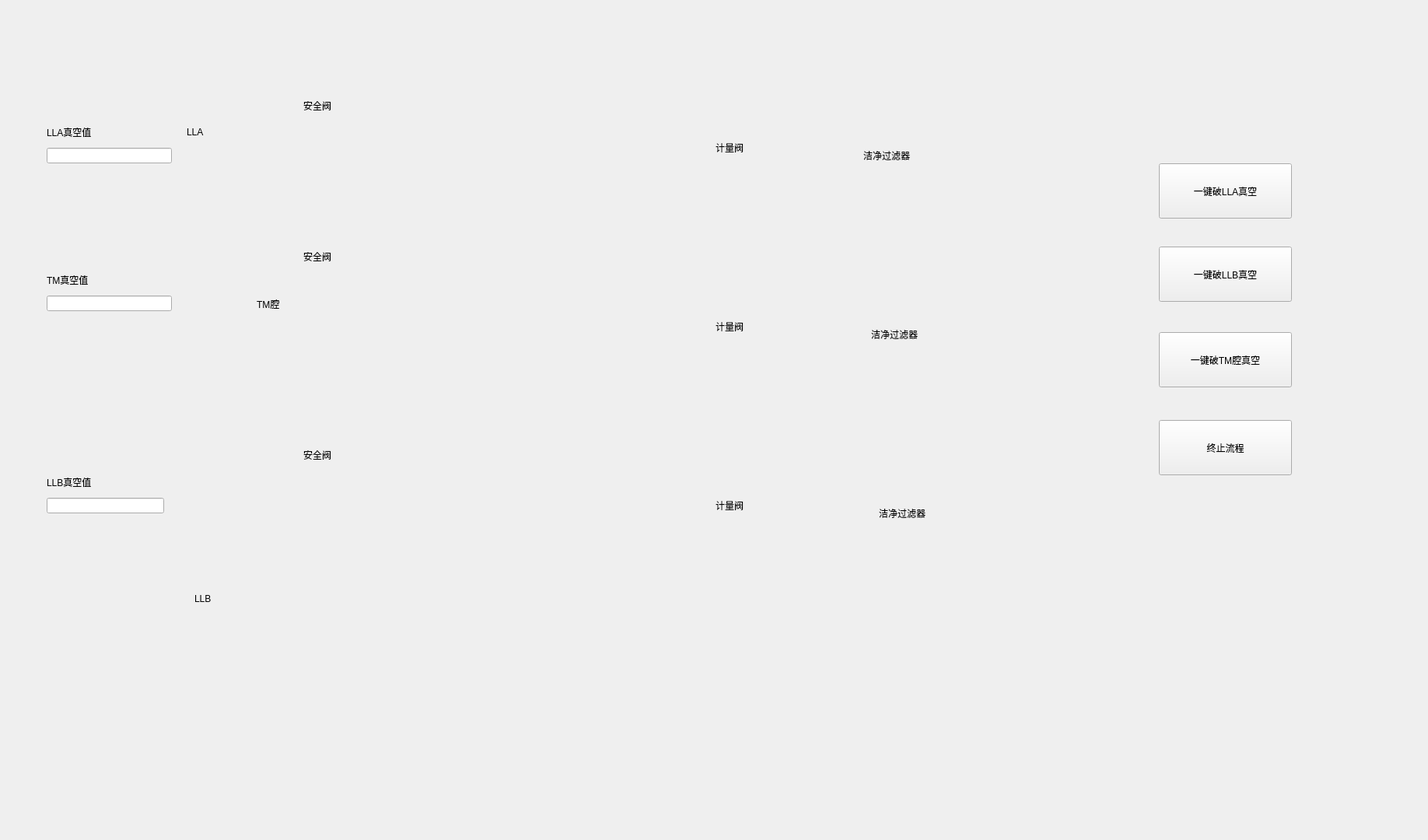
<?xml version="1.0" encoding="UTF-8"?>
<ui version="4.0">
 <class>BreakVacuumSubsystemWidget</class>
 <widget class="QWidget" name="BreakVacuumSubsystemWidget">
  <property name="geometry">
   <rect>
    <x>0</x>
    <y>0</y>
    <width>1836</width>
    <height>1080</height>
   </rect>
  </property>
  <property name="windowTitle">
   <string>Form</string>
  </property>
  <widget class="pipeLineWidget" name="widget_4" native="true">
   <property name="geometry">
    <rect>
     <x>1260</x>
     <y>430</y>
     <width>91</width>
     <height>10</height>
    </rect>
   </property>
   <property name="styleSheet">
    <string notr="true"/>
   </property>
  </widget>
  <widget class="pipeLine90Widget" name="widget_13" native="true">
   <property name="geometry">
    <rect>
     <x>1349</x>
     <y>80</y>
     <width>10</width>
     <height>451</height>
    </rect>
   </property>
  </widget>
  <widget class="AxialPressureGauge" name="widget_5" native="true">
   <property name="geometry">
    <rect>
     <x>1324</x>
     <y>530</y>
     <width>61</width>
     <height>71</height>
    </rect>
   </property>
   <property name="styleSheet">
    <string notr="true"/>
   </property>
  </widget>
  <widget class="ManualDiaphragmValve" name="widget_11" native="true">
   <property name="geometry">
    <rect>
     <x>1312</x>
     <y>670</y>
     <width>61</width>
     <height>71</height>
    </rect>
   </property>
   <property name="styleSheet">
    <string notr="true"/>
   </property>
  </widget>
  <widget class="pipeLine90Widget" name="widget_17" native="true">
   <property name="geometry">
    <rect>
     <x>1350</x>
     <y>600</y>
     <width>10</width>
     <height>71</height>
    </rect>
   </property>
  </widget>
  <widget class="pipeLine90Widget" name="widget_22" native="true">
   <property name="geometry">
    <rect>
     <x>1350</x>
     <y>740</y>
     <width>10</width>
     <height>121</height>
    </rect>
   </property>
  </widget>
  <widget class="pipeLine90Widget" name="widget_25" native="true">
   <property name="geometry">
    <rect>
     <x>1260</x>
     <y>440</y>
     <width>10</width>
     <height>270</height>
    </rect>
   </property>
  </widget>
  <widget class="pipeLine90Widget" name="widget_26" native="true">
   <property name="geometry">
    <rect>
     <x>1260</x>
     <y>300</y>
     <width>10</width>
     <height>130</height>
    </rect>
   </property>
  </widget>
  <widget class="RTWidget" name="widget_27" native="true">
   <property name="geometry">
    <rect>
     <x>1240</x>
     <y>270</y>
     <width>35</width>
     <height>35</height>
    </rect>
   </property>
  </widget>
  <widget class="RBWidget" name="widget_28" native="true">
   <property name="geometry">
    <rect>
     <x>1240</x>
     <y>697</y>
     <width>35</width>
     <height>35</height>
    </rect>
   </property>
  </widget>
  <widget class="pipeLineWidget" name="widget_29" native="true">
   <property name="geometry">
    <rect>
     <x>1179</x>
     <y>272</y>
     <width>71</width>
     <height>10</height>
    </rect>
   </property>
   <property name="styleSheet">
    <string notr="true"/>
   </property>
  </widget>
  <widget class="pipeLineWidget" name="widget_30" native="true">
   <property name="geometry">
    <rect>
     <x>1199</x>
     <y>718</y>
     <width>51</width>
     <height>10</height>
    </rect>
   </property>
   <property name="styleSheet">
    <string notr="true"/>
   </property>
  </widget>
  <widget class="pipeLineWidget" name="widget_31" native="true">
   <property name="geometry">
    <rect>
     <x>1180</x>
     <y>490</y>
     <width>81</width>
     <height>10</height>
    </rect>
   </property>
   <property name="styleSheet">
    <string notr="true"/>
   </property>
  </widget>
  <widget class="CleanFilter" name="widget_32" native="true">
   <property name="geometry">
    <rect>
     <x>1110</x>
     <y>680</y>
     <width>111</width>
     <height>91</height>
    </rect>
   </property>
  </widget>
  <widget class="CleanFilter" name="widget_33" native="true">
   <property name="geometry">
    <rect>
     <x>1090</x>
     <y>450</y>
     <width>111</width>
     <height>91</height>
    </rect>
   </property>
  </widget>
  <widget class="CleanFilter" name="widget_34" native="true">
   <property name="geometry">
    <rect>
     <x>1080</x>
     <y>230</y>
     <width>111</width>
     <height>91</height>
    </rect>
   </property>
  </widget>
  <widget class="pipeLineWidget" name="widget_35" native="true">
   <property name="geometry">
    <rect>
     <x>950</x>
     <y>270</y>
     <width>161</width>
     <height>10</height>
    </rect>
   </property>
   <property name="styleSheet">
    <string notr="true"/>
   </property>
  </widget>
  <widget class="pipeLineWidget" name="widget_36" native="true">
   <property name="geometry">
    <rect>
     <x>950</x>
     <y>490</y>
     <width>171</width>
     <height>10</height>
    </rect>
   </property>
   <property name="styleSheet">
    <string notr="true"/>
   </property>
  </widget>
  <widget class="pipeLineWidget" name="widget_37" native="true">
   <property name="geometry">
    <rect>
     <x>950</x>
     <y>720</y>
     <width>191</width>
     <height>10</height>
    </rect>
   </property>
   <property name="styleSheet">
    <string notr="true"/>
   </property>
  </widget>
  <widget class="MeteringValve" name="widget_llb_nv" native="true">
   <property name="geometry">
    <rect>
     <x>920</x>
     <y>660</y>
     <width>41</width>
     <height>71</height>
    </rect>
   </property>
  </widget>
  <widget class="MeteringValve" name="widget_tm_nv" native="true">
   <property name="geometry">
    <rect>
     <x>920</x>
     <y>430</y>
     <width>41</width>
     <height>71</height>
    </rect>
   </property>
  </widget>
  <widget class="MeteringValve" name="widget_lla_nv" native="true">
   <property name="geometry">
    <rect>
     <x>920</x>
     <y>210</y>
     <width>41</width>
     <height>71</height>
    </rect>
   </property>
  </widget>
  <widget class="pipeLineWidget" name="widget_41" native="true">
   <property name="geometry">
    <rect>
     <x>800</x>
     <y>720</y>
     <width>120</width>
     <height>10</height>
    </rect>
   </property>
   <property name="styleSheet">
    <string notr="true"/>
   </property>
  </widget>
  <widget class="pipeLineWidget" name="widget_42" native="true">
   <property name="geometry">
    <rect>
     <x>800</x>
     <y>490</y>
     <width>120</width>
     <height>10</height>
    </rect>
   </property>
   <property name="styleSheet">
    <string notr="true"/>
   </property>
  </widget>
  <widget class="pipeLineWidget" name="widget_43" native="true">
   <property name="geometry">
    <rect>
     <x>800</x>
     <y>270</y>
     <width>120</width>
     <height>10</height>
    </rect>
   </property>
   <property name="styleSheet">
    <string notr="true"/>
   </property>
  </widget>
  <widget class="SlideValveWidget" name="gmfm_tm" native="true">
   <property name="geometry">
    <rect>
     <x>740</x>
     <y>470</y>
     <width>61</width>
     <height>41</height>
    </rect>
   </property>
  </widget>
  <widget class="pipeLineWidget" name="gmfm_tm_w_1" native="true">
   <property name="geometry">
    <rect>
     <x>340</x>
     <y>490</y>
     <width>401</width>
     <height>10</height>
    </rect>
   </property>
   <property name="styleSheet">
    <string notr="true"/>
   </property>
  </widget>
  <widget class="pipeLine90Widget" name="widget_53" native="true">
   <property name="geometry">
    <rect>
     <x>1050</x>
     <y>619</y>
     <width>10</width>
     <height>111</height>
    </rect>
   </property>
  </widget>
  <widget class="LTWidget" name="widget_54" native="true">
   <property name="geometry">
    <rect>
     <x>630</x>
     <y>598</y>
     <width>35</width>
     <height>35</height>
    </rect>
   </property>
  </widget>
  <widget class="pipeLineWidget" name="widget_55" native="true">
   <property name="geometry">
    <rect>
     <x>800</x>
     <y>602</y>
     <width>241</width>
     <height>10</height>
    </rect>
   </property>
   <property name="styleSheet">
    <string notr="true"/>
   </property>
  </widget>
  <widget class="SlideValveWidget" name="gmfk_llb" native="true">
   <property name="geometry">
    <rect>
     <x>740</x>
     <y>580</y>
     <width>61</width>
     <height>41</height>
    </rect>
   </property>
  </widget>
  <widget class="pipeLineWidget" name="gmfm_llb_w_1" native="true">
   <property name="geometry">
    <rect>
     <x>300</x>
     <y>720</y>
     <width>441</width>
     <height>10</height>
    </rect>
   </property>
   <property name="styleSheet">
    <string notr="true"/>
   </property>
  </widget>
  <widget class="pipeLine90Widget" name="gmfk_llb_h_1" native="true">
   <property name="geometry">
    <rect>
     <x>634</x>
     <y>630</y>
     <width>10</width>
     <height>90</height>
    </rect>
   </property>
  </widget>
  <widget class="SlideValveWidget" name="gmfm_llb" native="true">
   <property name="geometry">
    <rect>
     <x>740</x>
     <y>700</y>
     <width>61</width>
     <height>41</height>
    </rect>
   </property>
  </widget>
  <widget class="RTWidget" name="widget_60" native="true">
   <property name="geometry">
    <rect>
     <x>1030</x>
     <y>600</y>
     <width>35</width>
     <height>35</height>
    </rect>
   </property>
  </widget>
  <widget class="pipeLineWidget" name="gmfk_llb_w_1" native="true">
   <property name="geometry">
    <rect>
     <x>660</x>
     <y>600</y>
     <width>80</width>
     <height>10</height>
    </rect>
   </property>
   <property name="styleSheet">
    <string notr="true"/>
   </property>
  </widget>
  <widget class="pipeLine90Widget" name="widget_62" native="true">
   <property name="geometry">
    <rect>
     <x>1020</x>
     <y>169</y>
     <width>10</width>
     <height>111</height>
    </rect>
   </property>
  </widget>
  <widget class="LTWidget" name="widget_63" native="true">
   <property name="geometry">
    <rect>
     <x>630</x>
     <y>148</y>
     <width>35</width>
     <height>35</height>
    </rect>
   </property>
  </widget>
  <widget class="pipeLineWidget" name="widget_64" native="true">
   <property name="geometry">
    <rect>
     <x>800</x>
     <y>152</y>
     <width>211</width>
     <height>10</height>
    </rect>
   </property>
   <property name="styleSheet">
    <string notr="true"/>
   </property>
  </widget>
  <widget class="SlideValveWidget" name="gmfk_lla" native="true">
   <property name="geometry">
    <rect>
     <x>740</x>
     <y>130</y>
     <width>61</width>
     <height>41</height>
    </rect>
   </property>
  </widget>
  <widget class="pipeLineWidget" name="gmfm_lla_w_1" native="true">
   <property name="geometry">
    <rect>
     <x>300</x>
     <y>270</y>
     <width>441</width>
     <height>10</height>
    </rect>
   </property>
   <property name="styleSheet">
    <string notr="true"/>
   </property>
  </widget>
  <widget class="pipeLine90Widget" name="gmfk_lla_h_1" native="true">
   <property name="geometry">
    <rect>
     <x>634</x>
     <y>180</y>
     <width>10</width>
     <height>90</height>
    </rect>
   </property>
  </widget>
  <widget class="SlideValveWidget" name="gmfm_lla" native="true">
   <property name="geometry">
    <rect>
     <x>740</x>
     <y>250</y>
     <width>61</width>
     <height>41</height>
    </rect>
   </property>
  </widget>
  <widget class="RTWidget" name="widget_69" native="true">
   <property name="geometry">
    <rect>
     <x>1000</x>
     <y>150</y>
     <width>35</width>
     <height>35</height>
    </rect>
   </property>
  </widget>
  <widget class="pipeLineWidget" name="gmfk_lla_w_1" native="true">
   <property name="geometry">
    <rect>
     <x>660</x>
     <y>150</y>
     <width>80</width>
     <height>10</height>
    </rect>
   </property>
   <property name="styleSheet">
    <string notr="true"/>
   </property>
  </widget>
  <widget class="FeedAndDischarge" name="widget_71" native="true">
   <property name="geometry">
    <rect>
     <x>230</x>
     <y>200</y>
     <width>101</width>
     <height>91</height>
    </rect>
   </property>
  </widget>
  <widget class="TMCavity" name="widget_72" native="true">
   <property name="geometry">
    <rect>
     <x>210</x>
     <y>410</y>
     <width>141</width>
     <height>141</height>
    </rect>
   </property>
  </widget>
  <widget class="FeedAndDischarge" name="widget_73" native="true">
   <property name="geometry">
    <rect>
     <x>230</x>
     <y>650</y>
     <width>101</width>
     <height>91</height>
    </rect>
   </property>
  </widget>
  <widget class="SafetyValve" name="widget_74" native="true">
   <property name="geometry">
    <rect>
     <x>390</x>
     <y>610</y>
     <width>41</width>
     <height>101</height>
    </rect>
   </property>
  </widget>
  <widget class="pipeLineWidget" name="widget_75" native="true">
   <property name="geometry">
    <rect>
     <x>130</x>
     <y>720</y>
     <width>141</width>
     <height>10</height>
    </rect>
   </property>
   <property name="styleSheet">
    <string notr="true"/>
   </property>
  </widget>
  <widget class="DigitalPressureOpenMeter" name="widget_76" native="true">
   <property name="geometry">
    <rect>
     <x>70</x>
     <y>675</y>
     <width>71</width>
     <height>111</height>
    </rect>
   </property>
  </widget>
  <widget class="DigitalPressureOpenMeter" name="widget_77" native="true">
   <property name="geometry">
    <rect>
     <x>70</x>
     <y>445</y>
     <width>71</width>
     <height>111</height>
    </rect>
   </property>
  </widget>
  <widget class="pipeLineWidget" name="widget_78" native="true">
   <property name="geometry">
    <rect>
     <x>120</x>
     <y>490</y>
     <width>111</width>
     <height>10</height>
    </rect>
   </property>
   <property name="styleSheet">
    <string notr="true"/>
   </property>
  </widget>
  <widget class="pipeLineWidget" name="widget_79" native="true">
   <property name="geometry">
    <rect>
     <x>130</x>
     <y>270</y>
     <width>141</width>
     <height>10</height>
    </rect>
   </property>
   <property name="styleSheet">
    <string notr="true"/>
   </property>
  </widget>
  <widget class="DigitalPressureOpenMeter" name="widget_80" native="true">
   <property name="geometry">
    <rect>
     <x>70</x>
     <y>225</y>
     <width>71</width>
     <height>111</height>
    </rect>
   </property>
  </widget>
  <widget class="pipeLineWidget" name="widget_81" native="true">
   <property name="geometry">
    <rect>
     <x>303</x>
     <y>670</y>
     <width>91</width>
     <height>10</height>
    </rect>
   </property>
   <property name="styleSheet">
    <string notr="true"/>
   </property>
  </widget>
  <widget class="SafetyValve" name="widget_82" native="true">
   <property name="geometry">
    <rect>
     <x>417</x>
     <y>370</y>
     <width>41</width>
     <height>101</height>
    </rect>
   </property>
  </widget>
  <widget class="pipeLineWidget" name="widget_83" native="true">
   <property name="geometry">
    <rect>
     <x>330</x>
     <y>430</y>
     <width>91</width>
     <height>10</height>
    </rect>
   </property>
   <property name="styleSheet">
    <string notr="true"/>
   </property>
  </widget>
  <widget class="SafetyValve" name="widget_84" native="true">
   <property name="geometry">
    <rect>
     <x>387</x>
     <y>165</y>
     <width>41</width>
     <height>101</height>
    </rect>
   </property>
  </widget>
  <widget class="pipeLineWidget" name="widget_85" native="true">
   <property name="geometry">
    <rect>
     <x>300</x>
     <y>226</y>
     <width>91</width>
     <height>10</height>
    </rect>
   </property>
   <property name="styleSheet">
    <string notr="true"/>
   </property>
  </widget>
  <widget class="pipeLineWidget" name="widget_86" native="true">
   <property name="geometry">
    <rect>
     <x>1360</x>
     <y>110</y>
     <width>61</width>
     <height>10</height>
    </rect>
   </property>
   <property name="styleSheet">
    <string notr="true"/>
   </property>
  </widget>
  <widget class="pipeLineWidget" name="widget_87" native="true">
   <property name="geometry">
    <rect>
     <x>1360</x>
     <y>140</y>
     <width>61</width>
     <height>10</height>
    </rect>
   </property>
   <property name="styleSheet">
    <string notr="true"/>
   </property>
  </widget>
  <widget class="QLabel" name="label">
   <property name="geometry">
    <rect>
     <x>240</x>
     <y>160</y>
     <width>101</width>
     <height>20</height>
    </rect>
   </property>
   <property name="text">
    <string>LLA</string>
   </property>
  </widget>
  <widget class="QLabel" name="label_2">
   <property name="geometry">
    <rect>
     <x>250</x>
     <y>760</y>
     <width>121</width>
     <height>20</height>
    </rect>
   </property>
   <property name="text">
    <string>LLB</string>
   </property>
  </widget>
  <widget class="QLabel" name="label_3">
   <property name="geometry">
    <rect>
     <x>330</x>
     <y>380</y>
     <width>61</width>
     <height>21</height>
    </rect>
   </property>
   <property name="text">
    <string>TM腔</string>
   </property>
  </widget>
  <widget class="QLabel" name="label_4">
   <property name="geometry">
    <rect>
     <x>390</x>
     <y>319</y>
     <width>54</width>
     <height>21</height>
    </rect>
   </property>
   <property name="text">
    <string>安全阀</string>
   </property>
  </widget>
  <widget class="QLabel" name="label_5">
   <property name="geometry">
    <rect>
     <x>390</x>
     <y>120</y>
     <width>61</width>
     <height>31</height>
    </rect>
   </property>
   <property name="text">
    <string>安全阀</string>
   </property>
  </widget>
  <widget class="QLabel" name="label_6">
   <property name="geometry">
    <rect>
     <x>390</x>
     <y>569</y>
     <width>61</width>
     <height>31</height>
    </rect>
   </property>
   <property name="text">
    <string>安全阀</string>
   </property>
  </widget>
  <widget class="QLabel" name="label_13">
   <property name="geometry">
    <rect>
     <x>920</x>
     <y>640</y>
     <width>54</width>
     <height>20</height>
    </rect>
   </property>
   <property name="text">
    <string>计量阀</string>
   </property>
  </widget>
  <widget class="QLabel" name="label_14">
   <property name="geometry">
    <rect>
     <x>920</x>
     <y>410</y>
     <width>54</width>
     <height>20</height>
    </rect>
   </property>
   <property name="text">
    <string>计量阀</string>
   </property>
  </widget>
  <widget class="QLabel" name="label_15">
   <property name="geometry">
    <rect>
     <x>920</x>
     <y>180</y>
     <width>54</width>
     <height>20</height>
    </rect>
   </property>
   <property name="text">
    <string>计量阀</string>
   </property>
  </widget>
  <widget class="QLabel" name="label_16">
   <property name="geometry">
    <rect>
     <x>1120</x>
     <y>420</y>
     <width>91</width>
     <height>20</height>
    </rect>
   </property>
   <property name="text">
    <string>洁净过滤器</string>
   </property>
  </widget>
  <widget class="QLabel" name="label_17">
   <property name="geometry">
    <rect>
     <x>1130</x>
     <y>650</y>
     <width>81</width>
     <height>20</height>
    </rect>
   </property>
   <property name="text">
    <string>洁净过滤器</string>
   </property>
  </widget>
  <widget class="QLabel" name="label_18">
   <property name="geometry">
    <rect>
     <x>1110</x>
     <y>189</y>
     <width>91</width>
     <height>21</height>
    </rect>
   </property>
   <property name="text">
    <string>洁净过滤器</string>
   </property>
  </widget>
  <widget class="QLineEdit" name="tm_cavity_current_vacuum_value_let">
   <property name="geometry">
    <rect>
     <x>60</x>
     <y>380</y>
     <width>161</width>
     <height>20</height>
    </rect>
   </property>
  </widget>
  <widget class="QLabel" name="label_19">
   <property name="geometry">
    <rect>
     <x>60</x>
     <y>350</y>
     <width>81</width>
     <height>20</height>
    </rect>
   </property>
   <property name="text">
    <string>TM真空值</string>
   </property>
  </widget>
  <widget class="QLineEdit" name="llb_current_vacuum_value_let">
   <property name="geometry">
    <rect>
     <x>60</x>
     <y>640</y>
     <width>151</width>
     <height>20</height>
    </rect>
   </property>
  </widget>
  <widget class="QLineEdit" name="lla_current_vacuum_value_let">
   <property name="geometry">
    <rect>
     <x>60</x>
     <y>190</y>
     <width>161</width>
     <height>20</height>
    </rect>
   </property>
  </widget>
  <widget class="QLabel" name="label_20">
   <property name="geometry">
    <rect>
     <x>60</x>
     <y>610</y>
     <width>91</width>
     <height>20</height>
    </rect>
   </property>
   <property name="text">
    <string>LLB真空值</string>
   </property>
  </widget>
  <widget class="QLabel" name="label_21">
   <property name="geometry">
    <rect>
     <x>60</x>
     <y>160</y>
     <width>81</width>
     <height>20</height>
    </rect>
   </property>
   <property name="text">
    <string>LLA真空值</string>
   </property>
  </widget>
  <widget class="pipeLine90Widget" name="tm__lla_door" native="true">
   <property name="geometry">
    <rect>
     <x>270</x>
     <y>290</y>
     <width>10</width>
     <height>121</height>
    </rect>
   </property>
  </widget>
  <widget class="pipeLine90Widget" name="tm__llb_door" native="true">
   <property name="geometry">
    <rect>
     <x>270</x>
     <y>550</y>
     <width>10</width>
     <height>101</height>
    </rect>
   </property>
  </widget>
  <widget class="QPushButton" name="open_tm_cavity_break_vacuum_btn">
   <property name="geometry">
    <rect>
     <x>1490</x>
     <y>427</y>
     <width>171</width>
     <height>71</height>
    </rect>
   </property>
   <property name="minimumSize">
    <size>
     <width>0</width>
     <height>0</height>
    </size>
   </property>
   <property name="text">
    <string>一键破TM腔真空</string>
   </property>
  </widget>
  <widget class="QPushButton" name="open_loadlock2_break_vacuum_btn">
   <property name="geometry">
    <rect>
     <x>1490</x>
     <y>317</y>
     <width>171</width>
     <height>71</height>
    </rect>
   </property>
   <property name="minimumSize">
    <size>
     <width>0</width>
     <height>0</height>
    </size>
   </property>
   <property name="text">
    <string>一键破LLB真空</string>
   </property>
  </widget>
  <widget class="QPushButton" name="open_loadlock1_break_vacuum_btn">
   <property name="geometry">
    <rect>
     <x>1490</x>
     <y>210</y>
     <width>171</width>
     <height>71</height>
    </rect>
   </property>
   <property name="minimumSize">
    <size>
     <width>0</width>
     <height>0</height>
    </size>
   </property>
   <property name="text">
    <string>一键破LLA真空</string>
   </property>
  </widget>
  <widget class="QWidget" name="gridLayoutWidget">
   <property name="geometry">
    <rect>
     <x>740</x>
     <y>80</y>
     <width>151</width>
     <height>31</height>
    </rect>
   </property>
   <layout class="QGridLayout" name="gmfk_lla_layout"/>
  </widget>
  <widget class="QWidget" name="gridLayoutWidget_2">
   <property name="geometry">
    <rect>
     <x>740</x>
     <y>200</y>
     <width>151</width>
     <height>31</height>
    </rect>
   </property>
   <layout class="QGridLayout" name="gmfm_lla_layout"/>
  </widget>
  <widget class="QWidget" name="gridLayoutWidget_4">
   <property name="geometry">
    <rect>
     <x>740</x>
     <y>430</y>
     <width>151</width>
     <height>31</height>
    </rect>
   </property>
   <layout class="QGridLayout" name="gmfm_tm_layout"/>
  </widget>
  <widget class="QWidget" name="gridLayoutWidget_5">
   <property name="geometry">
    <rect>
     <x>740</x>
     <y>540</y>
     <width>151</width>
     <height>31</height>
    </rect>
   </property>
   <layout class="QGridLayout" name="gmfk_llb_layout"/>
  </widget>
  <widget class="QWidget" name="gridLayoutWidget_6">
   <property name="geometry">
    <rect>
     <x>740</x>
     <y>660</y>
     <width>151</width>
     <height>31</height>
    </rect>
   </property>
   <layout class="QGridLayout" name="gmfm_llb_layout"/>
  </widget>
  <widget class="QPushButton" name="abort_process_btn">
   <property name="geometry">
    <rect>
     <x>1490</x>
     <y>540</y>
     <width>171</width>
     <height>71</height>
    </rect>
   </property>
   <property name="text">
    <string>终止流程</string>
   </property>
  </widget>
  <zorder>widget_35</zorder>
  <zorder>widget_36</zorder>
  <zorder>widget_37</zorder>
  <zorder>widget_75</zorder>
  <zorder>gmfm_llb_w_1</zorder>
  <zorder>gmfm_tm_w_1</zorder>
  <zorder>gmfk_lla_w_1</zorder>
  <zorder>gmfk_llb_w_1</zorder>
  <zorder>widget_85</zorder>
  <zorder>widget_83</zorder>
  <zorder>widget_81</zorder>
  <zorder>widget_79</zorder>
  <zorder>widget_78</zorder>
  <zorder>widget_53</zorder>
  <zorder>widget_62</zorder>
  <zorder>gmfk_lla_h_1</zorder>
  <zorder>gmfk_llb_h_1</zorder>
  <zorder>widget_41</zorder>
  <zorder>widget_29</zorder>
  <zorder>widget_31</zorder>
  <zorder>widget_30</zorder>
  <zorder>widget_4</zorder>
  <zorder>widget_13</zorder>
  <zorder>widget_5</zorder>
  <zorder>widget_11</zorder>
  <zorder>widget_17</zorder>
  <zorder>widget_22</zorder>
  <zorder>widget_25</zorder>
  <zorder>widget_26</zorder>
  <zorder>widget_27</zorder>
  <zorder>widget_28</zorder>
  <zorder>widget_32</zorder>
  <zorder>widget_33</zorder>
  <zorder>widget_34</zorder>
  <zorder>widget_llb_nv</zorder>
  <zorder>widget_tm_nv</zorder>
  <zorder>widget_lla_nv</zorder>
  <zorder>widget_42</zorder>
  <zorder>widget_43</zorder>
  <zorder>gmfm_tm</zorder>
  <zorder>widget_54</zorder>
  <zorder>widget_55</zorder>
  <zorder>gmfk_llb</zorder>
  <zorder>gmfm_llb</zorder>
  <zorder>widget_60</zorder>
  <zorder>widget_63</zorder>
  <zorder>widget_64</zorder>
  <zorder>gmfk_lla</zorder>
  <zorder>gmfm_lla_w_1</zorder>
  <zorder>gmfm_lla</zorder>
  <zorder>widget_69</zorder>
  <zorder>widget_71</zorder>
  <zorder>widget_72</zorder>
  <zorder>widget_73</zorder>
  <zorder>widget_74</zorder>
  <zorder>widget_76</zorder>
  <zorder>widget_77</zorder>
  <zorder>widget_80</zorder>
  <zorder>widget_82</zorder>
  <zorder>widget_84</zorder>
  <zorder>widget_86</zorder>
  <zorder>widget_87</zorder>
  <zorder>label</zorder>
  <zorder>label_2</zorder>
  <zorder>label_3</zorder>
  <zorder>label_4</zorder>
  <zorder>label_5</zorder>
  <zorder>label_6</zorder>
  <zorder>label_13</zorder>
  <zorder>label_14</zorder>
  <zorder>label_15</zorder>
  <zorder>label_16</zorder>
  <zorder>label_17</zorder>
  <zorder>label_18</zorder>
  <zorder>tm_cavity_current_vacuum_value_let</zorder>
  <zorder>label_19</zorder>
  <zorder>llb_current_vacuum_value_let</zorder>
  <zorder>lla_current_vacuum_value_let</zorder>
  <zorder>label_20</zorder>
  <zorder>label_21</zorder>
  <zorder>tm__lla_door</zorder>
  <zorder>tm__llb_door</zorder>
  <zorder>open_tm_cavity_break_vacuum_btn</zorder>
  <zorder>open_loadlock2_break_vacuum_btn</zorder>
  <zorder>open_loadlock1_break_vacuum_btn</zorder>
  <zorder>gridLayoutWidget</zorder>
  <zorder>gridLayoutWidget_2</zorder>
  <zorder>gridLayoutWidget_4</zorder>
  <zorder>gridLayoutWidget_5</zorder>
  <zorder>gridLayoutWidget_6</zorder>
  <zorder>abort_process_btn</zorder>
 </widget>
 <customwidgets>
  <customwidget>
   <class>pipeLineWidget</class>
   <extends>QWidget</extends>
   <header location="global">pipelinewidget.h</header>
   <container>1</container>
  </customwidget>
  <customwidget>
   <class>RBWidget</class>
   <extends>QWidget</extends>
   <header location="global">rbwidget.h</header>
   <container>1</container>
  </customwidget>
  <customwidget>
   <class>TMCavity</class>
   <extends>QWidget</extends>
   <header location="global">tmcavity.h</header>
   <container>1</container>
  </customwidget>
  <customwidget>
   <class>pipeLine90Widget</class>
   <extends>QWidget</extends>
   <header location="global">pipeline90widget.h</header>
   <container>1</container>
  </customwidget>
  <customwidget>
   <class>LTWidget</class>
   <extends>QWidget</extends>
   <header location="global">ltwidget.h</header>
   <container>1</container>
  </customwidget>
  <customwidget>
   <class>RTWidget</class>
   <extends>QWidget</extends>
   <header location="global">rtwidget.h</header>
   <container>1</container>
  </customwidget>
  <customwidget>
   <class>SlideValveWidget</class>
   <extends>QWidget</extends>
   <header location="global">slidevalvewidget.h</header>
   <container>1</container>
  </customwidget>
  <customwidget>
   <class>FeedAndDischarge</class>
   <extends>QWidget</extends>
   <header location="global">feedanddischarge.h</header>
   <container>1</container>
  </customwidget>
  <customwidget>
   <class>AxialPressureGauge</class>
   <extends>QWidget</extends>
   <header location="global">axialpressuregauge.h</header>
   <container>1</container>
  </customwidget>
  <customwidget>
   <class>ManualDiaphragmValve</class>
   <extends>QWidget</extends>
   <header location="global">manualdiaphragmvalve.h</header>
   <container>1</container>
  </customwidget>
  <customwidget>
   <class>CleanFilter</class>
   <extends>QWidget</extends>
   <header location="global">cleanfilter.h</header>
   <container>1</container>
  </customwidget>
  <customwidget>
   <class>MeteringValve</class>
   <extends>QWidget</extends>
   <header location="global">meteringvalve.h</header>
   <container>1</container>
  </customwidget>
  <customwidget>
   <class>SafetyValve</class>
   <extends>QWidget</extends>
   <header location="global">safetyvalve.h</header>
   <container>1</container>
  </customwidget>
  <customwidget>
   <class>DigitalPressureOpenMeter</class>
   <extends>QWidget</extends>
   <header location="global">digitalpressureopenmeter.h</header>
   <container>1</container>
  </customwidget>
 </customwidgets>
 <resources/>
 <connections/>
</ui>
